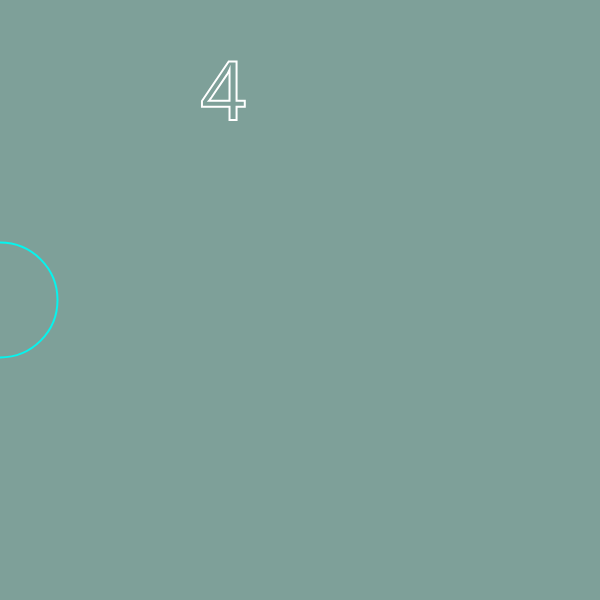
Frame 1 (no input)
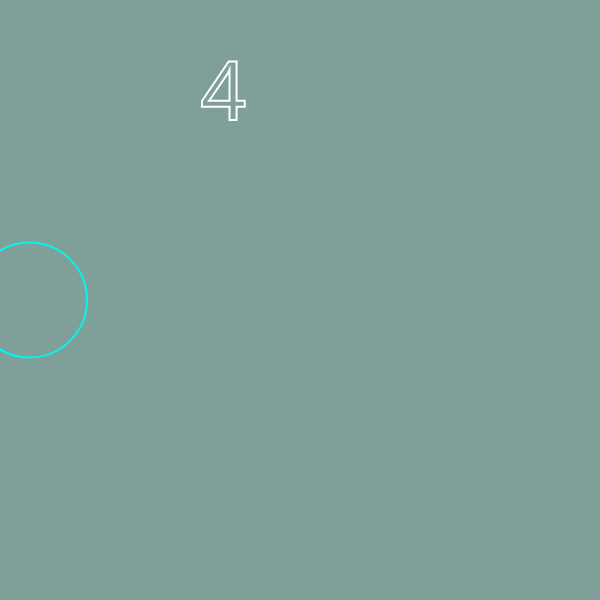
Frame 60 (no input)
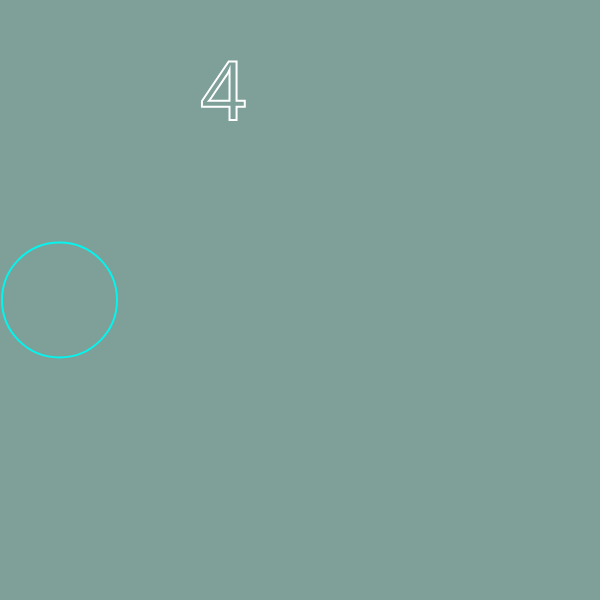
Frame 120 (the mouse pressed at the canvas centre since frame 60)

The p5.js sketch that drew these frames (run headless with seeded random() and noise() and a simulated clock; from frame 60 on, the mouse is pressed at the canvas centre):

// p5.js sketch
// ── sketch.js
// Marie Fabozzi
// IGME-609
// Practice Exercise
// February 21, 2019

var x = 0;
var speed = 0.5;
var num;

function setup() {
  num = 4;
  createCanvas(600, 600);
}

function draw() {
  

  
  //if else statement
  if (mouseX > 300) {
   background(150, 160, 126); 
  } else {
    background(126, 160, 153);
  }

// if statement about changing background to periwinkle
        if (keyIsPressed && key == 'p'){
    background(126, 132, 160);
      }
  
    //moving ellipse on bottom of screen
  stroke(6, 244, 238);
  strokeWeight(2);
  noFill();
  ellipse (x, 300, 115, 115);

  //speed of ellipse
  x=x+speed;
  
if (num==4) {
  stroke(255);
 textSize(85); 
 text('4', width/3,height/5);
} else if (num==7) {
  value='FALSE';
} else {
  value='FALSE'
}
  

  
}
